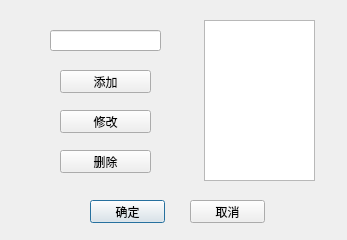
<?xml version="1.0" encoding="UTF-8"?>
<ui version="4.0">
 <class>ConfuseSetting</class>
 <widget class="QDialog" name="ConfuseSetting">
  <property name="geometry">
   <rect>
    <x>0</x>
    <y>0</y>
    <width>347</width>
    <height>240</height>
   </rect>
  </property>
  <property name="windowTitle">
   <string>混淆白名单设置</string>
  </property>
  <widget class="QPushButton" name="pushButton">
   <property name="geometry">
    <rect>
     <x>90</x>
     <y>200</y>
     <width>75</width>
     <height>23</height>
    </rect>
   </property>
   <property name="text">
    <string>确定</string>
   </property>
  </widget>
  <widget class="QPushButton" name="pushButton_2">
   <property name="geometry">
    <rect>
     <x>190</x>
     <y>200</y>
     <width>75</width>
     <height>23</height>
    </rect>
   </property>
   <property name="text">
    <string>取消</string>
   </property>
  </widget>
  <widget class="QListWidget" name="listWidget">
   <property name="geometry">
    <rect>
     <x>204</x>
     <y>20</y>
     <width>111</width>
     <height>161</height>
    </rect>
   </property>
  </widget>
  <widget class="QLineEdit" name="lineEdit">
   <property name="geometry">
    <rect>
     <x>50</x>
     <y>30</y>
     <width>111</width>
     <height>21</height>
    </rect>
   </property>
  </widget>
  <widget class="QPushButton" name="pushButton_3">
   <property name="geometry">
    <rect>
     <x>60</x>
     <y>70</y>
     <width>91</width>
     <height>23</height>
    </rect>
   </property>
   <property name="text">
    <string>添加</string>
   </property>
  </widget>
  <widget class="QPushButton" name="pushButton_4">
   <property name="geometry">
    <rect>
     <x>60</x>
     <y>110</y>
     <width>91</width>
     <height>23</height>
    </rect>
   </property>
   <property name="text">
    <string>修改</string>
   </property>
  </widget>
  <widget class="QPushButton" name="pushButton_5">
   <property name="geometry">
    <rect>
     <x>60</x>
     <y>150</y>
     <width>91</width>
     <height>23</height>
    </rect>
   </property>
   <property name="text">
    <string>删除</string>
   </property>
  </widget>
 </widget>
 <resources/>
 <connections/>
</ui>
